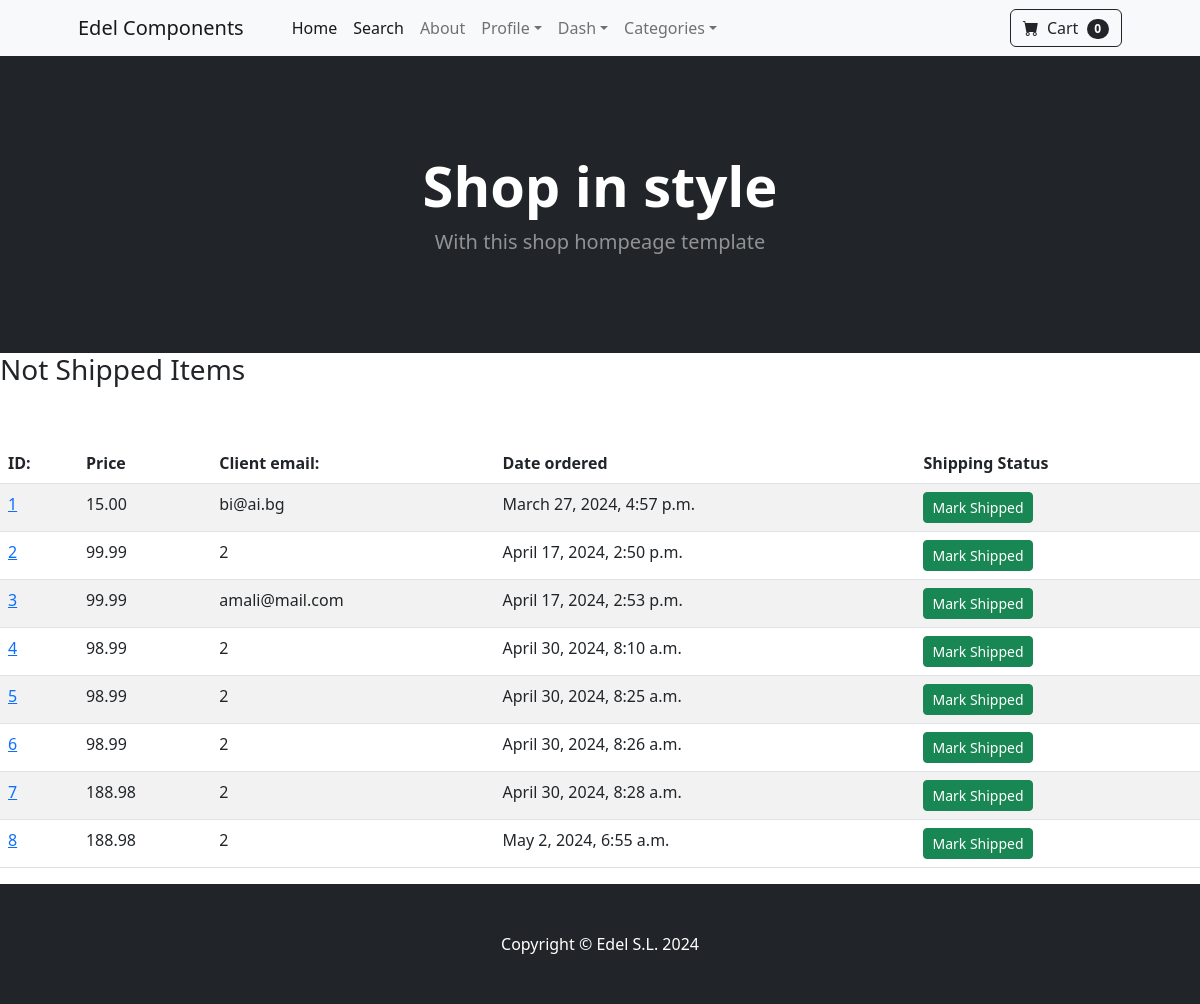
/payment/not_shipped_dash (signed in), run on an earlier commit of the app's database.
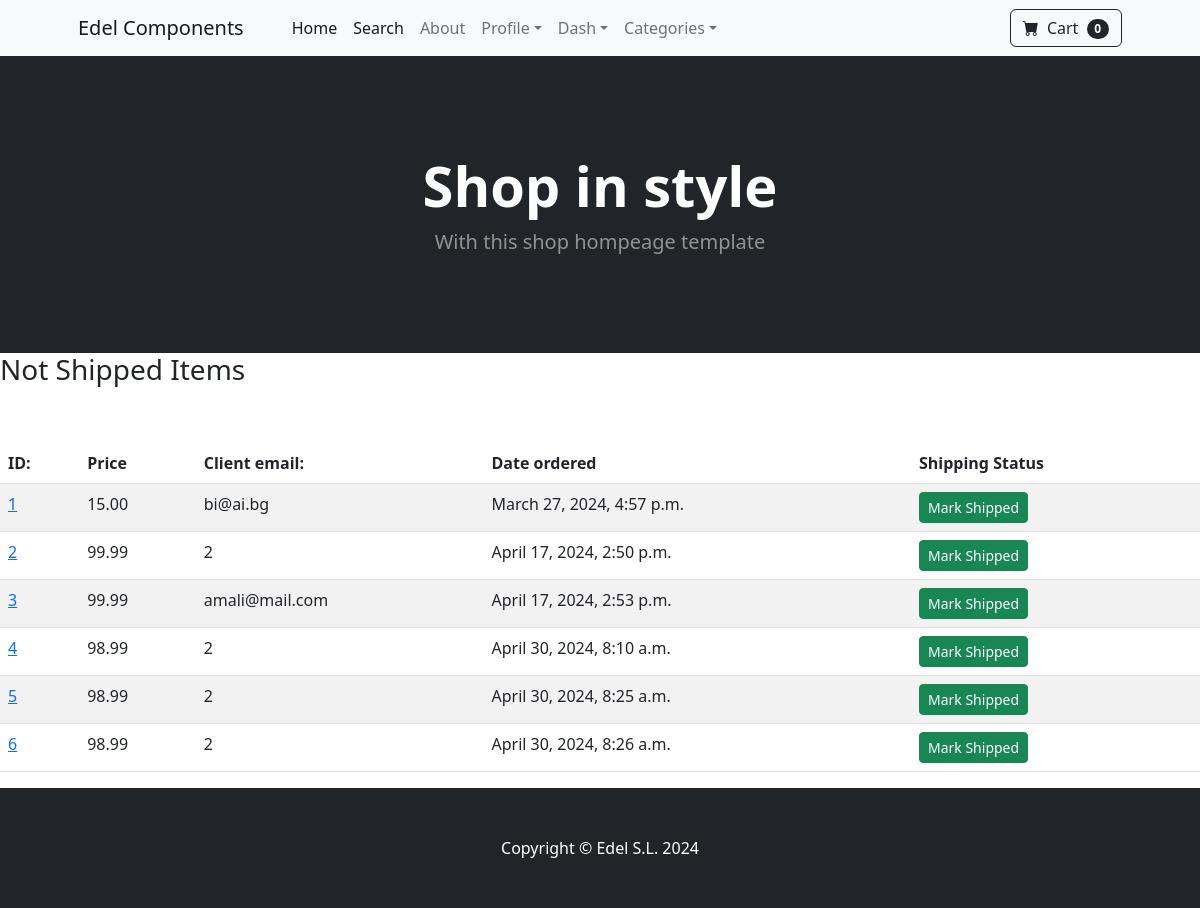
And on a later commit of the database.
### payment/models.py (models this page shows, shortened)
class Order(models.Model):
    user = models.ForeignKey(User, on_delete=models.CASCADE)
    full_name = models.CharField(max_length=255)
    email = models.EmailField(max_length=255)
    shipping_address = models.TextField(max_length=15000)
    amount_paid = models.DecimalField(max_digits=9, decimal_places=2)
    date_ordered = models.DateTimeField(auto_now_add=True)
    shipped = models.BooleanField(default=False)
    date_shipped = models.DateTimeField(blank=True, null=True)
    customer_reference = models.CharField(max_length=20, blank=True, null=True)

### payment/views.py (the view, shortened to what this page needs)
# urls.py: path("not_shipped_dash", views.not_shipped_dash, name="not_shipped_dash"),
def not_shipped_dash(request):
    if request.user.is_authenticated and request.user.is_superuser:
        orders = Order.objects.filter(shipped=False)
        return render(request, "payment/not_shipped_dash.html", {"orders":orders})
    else:
        messages.success(request, "Access Denied")
        return redirect('home')

### cart/cart.py (called while the page is built)
    def __len__(self):
        return len(self.cart)

### cart/context_processors.py (called while the page is built)
def cart(request):
    return {'cart': Cart(request)}

### payment/templates/payment/not_shipped_dash.html (shortened to what this page needs)
{% extends 'base.html' %}
{% block content %}
<h3>Not Shipped Items</h3>
        <br />
        <br />
        <table class="table table-striped table-hover">
            <thead>
              <tr>
                <th scope="col">ID:</th>
                <th scope="col">Price</th>
                <th scope="col">Client email: </th>
                <th scope="col">Date ordered</th>
                <th scope="col">Shipping Status</th>
              </tr>
            </thead>
            <tbody>
              {% for order in orders %}
              <tr>
                <td><a href="{% url 'orders' order.id %}">{{order.id}}</a></td>
                <td>{{order.amount_paid}}</td>
                <td>{{order.email}}</td>
                <td>{{order.date_ordered}}</td>
                <td>
                  <form method="POST">
                    <button type="Submit" class="btn btn-success btn-sm">Mark Shipped</button>
                  </form>
                </td>
              </tr>
              {% endfor %}
            </tbody>
          </table>
{% endblock %}

What changed in the data, as far as the page shows it:
no longer on this page (row edited): Order: id "7", amount_paid "188.98", email "2", date_ordered "April 30, 2024, 8:28 a.m."
no longer on this page (row edited): Order: id "8", amount_paid "188.98", email "2", date_ordered "May 2, 2024, 6:55 a.m."
